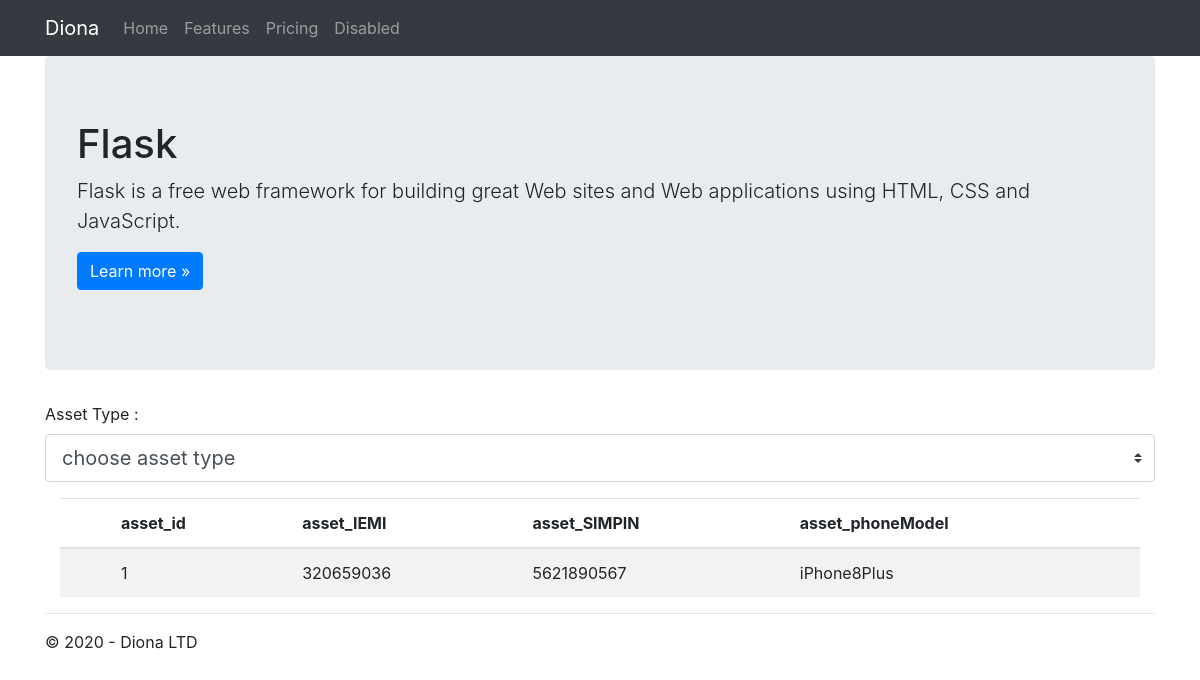
The page /userview/mobile on the database its author committed.
### tables this page shows
CREATE TABLE `AssetMobiles` (
                                    `asset_id` integer,
                                    `asset_IEMI` TEXT NULL,
                                    `asset_SIMPIN` TEXT NULL,
                                    `asset_phoneModel` TEXT NULL,
                                    PRIMARY KEY (`asset_id`));

### app.py (the view)
@app.route('/userview/mobile')
def user_mobile():
    conn = sqlite3.connect(r"diona.db")
    results = conn.execute("SELECT * FROM AssetMobiles")
    colNames = results.description
    """Renders the user page."""
    return render_template(
        'userview.html',
        title='User View',
        tableRows = results,
        headers = colNames,
        year=datetime.now().year
    )

### templates/userview.html (shortened to what this page needs)
{% extends "layout.html" %}
{% block content %}
<div class="jumbotron">
    <h1>Flask</h1>
    <p class="lead">Flask is a free web framework for building great Web sites and Web applications using HTML, CSS and JavaScript.</p>
    <p><a href="http://flask.pocoo.org/" class="btn btn-primary btn-large">Learn more &raquo;</a></p>
</div>
<div>
  <label for="searchBox1">Asset Type : </label>
  <select class="custom-select custom-select-lg mb-3" id="searchBox1" onchange="location = this.value;">
    <option selected> choose asset type </option>
  </select>
</div>
<div class = "container" >
  <table class="table table-striped">
    <thead>
      <tr>
        <th scope="row"></th>
        {%  for line in headers: %}
        <th> {{ line[0]}} </th>
        {% endfor %}
      </tr>
    </thead>
  {%  for line in tableRows: %}
    <tbody>
      <tr>
        <th scope="row"></th>
        {%  for x in line: %}
        <td>{{ x }}</td>
        {% endfor %}
      </tr>
    </tbody>
  {% endfor %}
  </table>
</div>
{% endblock %}

### rows shown on the page
AssetMobiles: x "1", asset_IEMI "320659036", asset_SIMPIN "5621890567", asset_phoneModel "iPhone8Plus"

### other values the page prints
{{ line[0] }} "asset_id" "asset_IEMI" "asset_SIMPIN" "asset_phoneModel"
